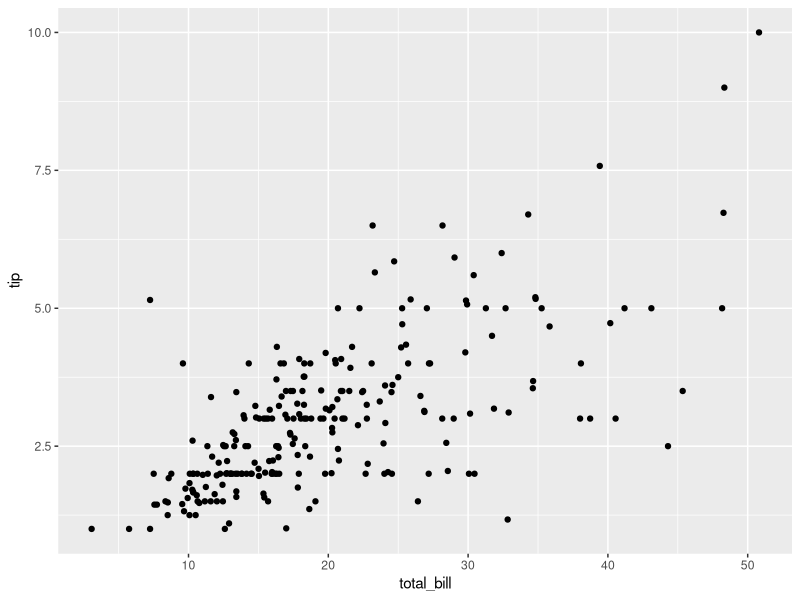
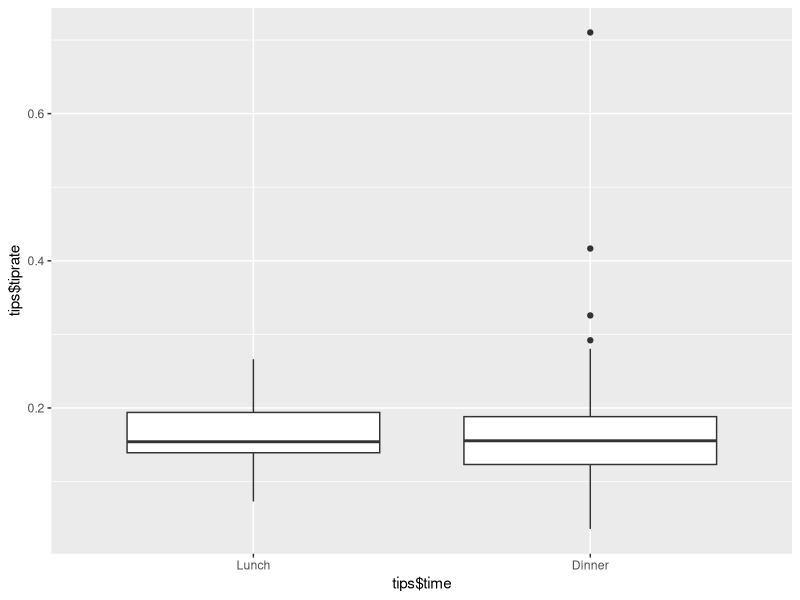
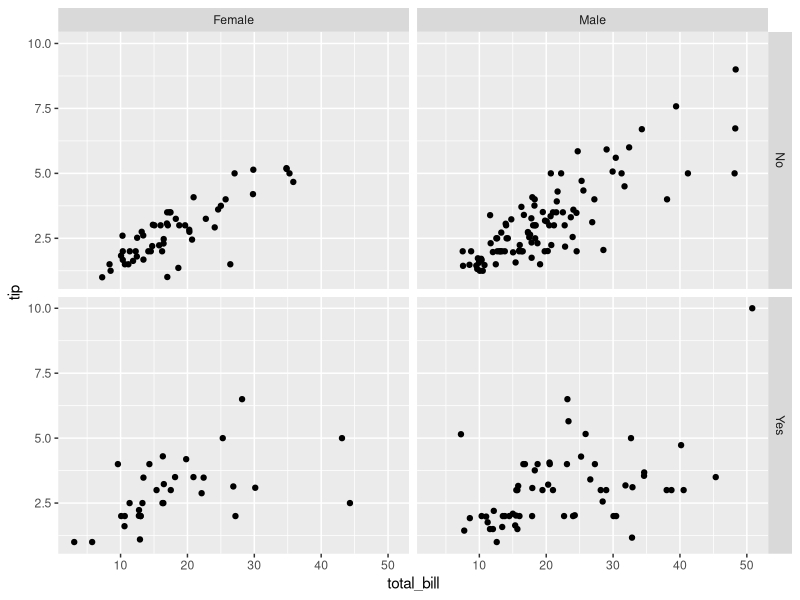
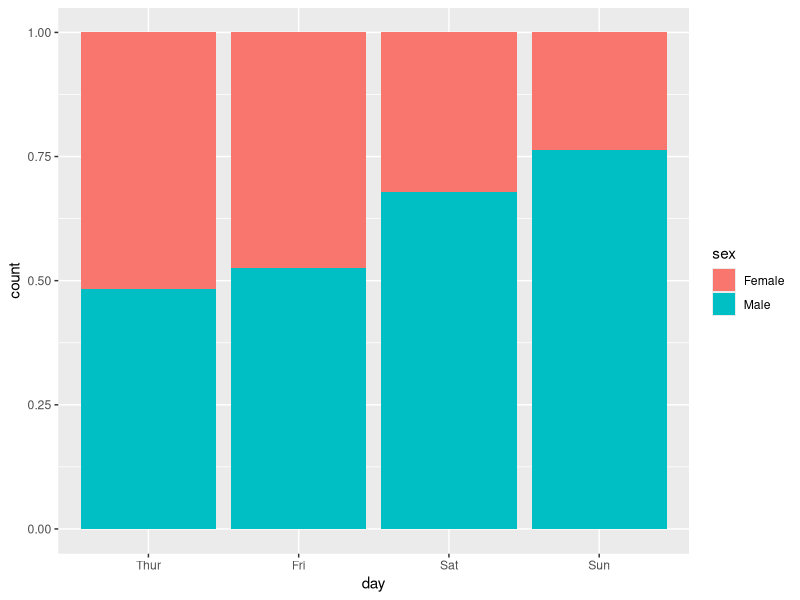

R code for these plots, in order:
## ---- chunk 1
knitr::opts_chunk$set(echo = TRUE)
library(ggplot2)
## ---- chunk 2
data(tips, package="reshape2")
## ---- chunk 3
numParty<- nrow(tips)
numParty
## ---- chunk 4
str(tips)
## ---- chunk 5
lvl <- c('Thur','Fri','Sat',"Sun")
day <- factor(tips$day, levels = lvl)
table(day)
## ---- chunk 6
female <- tips[which(tips$sex == 'Female'), ]
female
female5 <-female[which(female$size >= 5), ]
female5
## ---- chunk 7
ggplot(tips, aes(x=total_bill, y=tip)) + geom_point()
## ---- chunk 8
tiprate <- tips$tip / tips$total_bill
mean(tiprate)
## ---- chunk 9
tips$tiprate = tips$tip / tips$total_bill
tips$time = factor(tips$time, levels = c("Lunch", "Dinner"))

str(tips)

ggplot(data=tips, aes(x=tips$time, tips$tiprate)) + geom_boxplot()
## ---- chunk 10
ggplot(data=tips, aes(x=total_bill, y=tip)) + geom_point() +facet_grid(smoker~sex)
## ---- chunk 11

tips$day = factor(tips$day, levels = c('Thur','Fri','Sat',"Sun"))

str(tips)

ggplot(tips, aes(x=day, fill=sex)) + geom_bar(position="fill")
